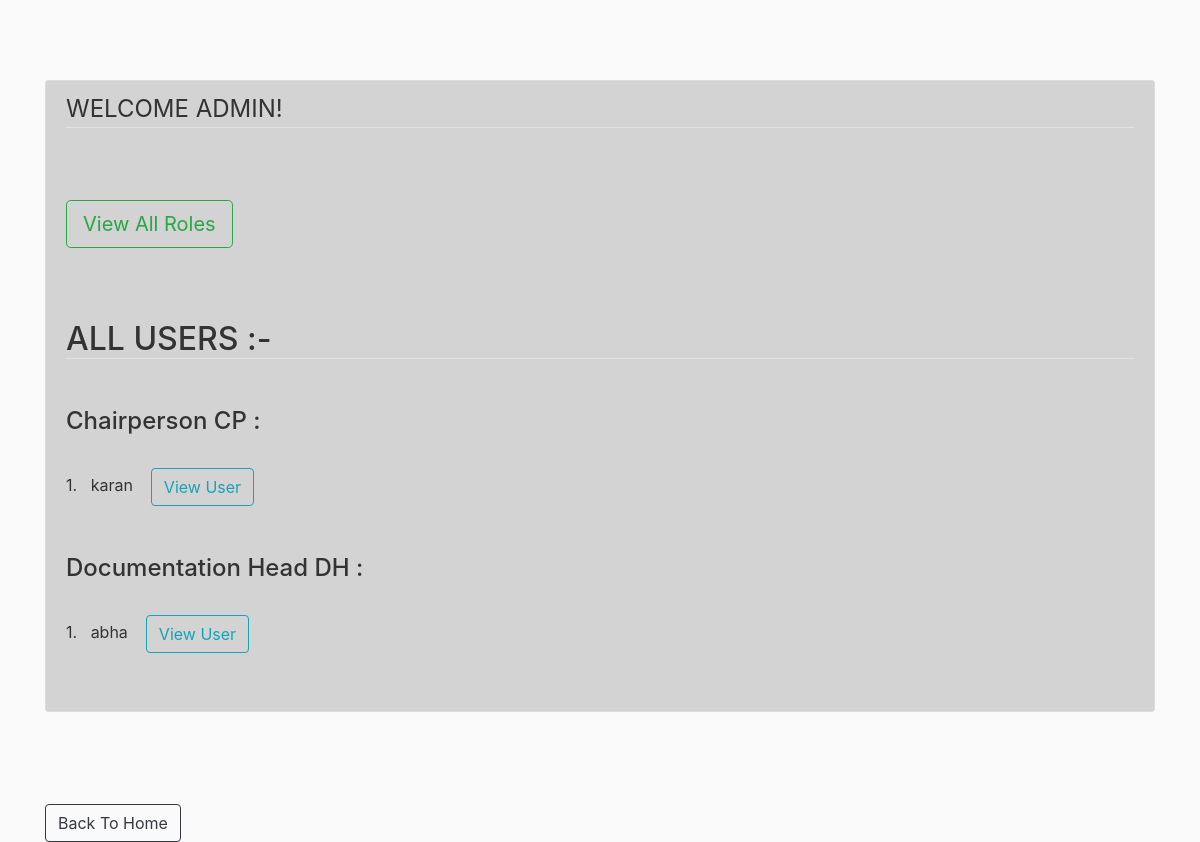
Page /admin (signed in) on the earlier database version.
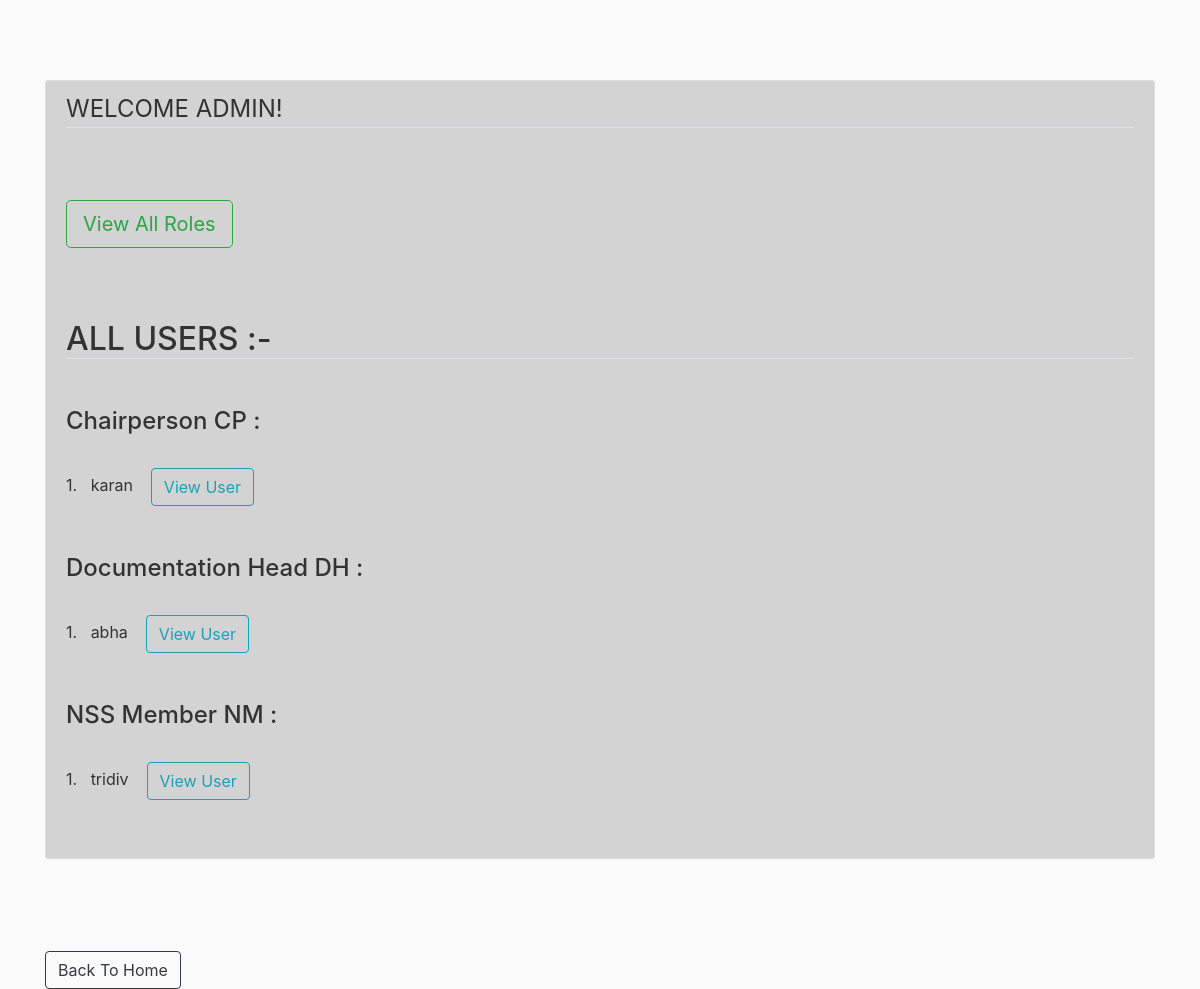
Same page on the later database version.
### rbac/models.py (models this page shows, shortened)
class User(db.Model, UserMixin):
    id = db.Column(db.Integer, primary_key=True)
    username = db.Column(db.String(120), unique=True, nullable=False)
    password = db.Column(db.String(60), nullable=False)
    roles = db.relationship('Role', secondary='user_roles')

### rbac/routes.py (the view)
@app.route("/admin")
@login_required
def admin():
    if get_role(current_user) != 'Admin':
        return redirect(url_for('home'))
    admin,cp,dh,eh,prh,tr,prt,et,nm = get_user_by_role()
    return render_template('admin.html',admin=admin,cp=cp,dh=dh,eh=eh,prh=prh,tr=tr,prt=prt,et=et,nm=nm)

### rbac/models.py (called while the page is built)
@login_manager.user_loader
def load_user(user_id):
    return User.query.get(int(user_id))

### rbac/routes.py (called while the page is built)
def get_user_by_role():
    users = User.query.all()
    admin,cp,dh,eh,prh,tr,prt,et,nm = [],[],[],[],[],[],[],[],[]
    for user in users:
        role = get_role(user)
        if role == 'Admin':
            admin.append(user)
        elif role == 'CP':
            cp.append(user)
        elif role == 'DH':
            dh.append(user)
        elif role == 'EH':
            eh.append(user)
        elif role == 'PRH':
            prh.append(user)
        elif role == 'TR':
            tr.append(user)
        elif role == 'PRT':
            prt.append(user)
        elif role == 'ET':
            et.append(user)
        elif role == 'NM':
            nm.append(user)
    return admin,cp,dh,eh,prh,tr,prt,et,nm

### rbac/templates/admin.html (shortened to what this page needs)
{% extends "layout.html" %}
{% block content %}
<div class="content-section">
<legend class="border-bottom mb-4">WELCOME ADMIN!</legend>
<br><br>
<a href="{{ url_for('all_roles') }}" class="btn btn-outline-success btn-lg">View All Roles</a><br><br>
<br><br>
<h2 class="border-bottom mb-4">ALL USERS :-</h2><br>
{% if cp %}
<h4> Chairperson CP : </h4><br>
{% for v in cp %}
   {{loop.index}}. &nbsp; {{ v.username }} &nbsp;&nbsp;&nbsp;<a class="btn btn-outline-info" href="{{ url_for('add_roles',id=v.id) }}">View User</a><br><br>
{% endfor %}
<br>
{% endif %}
{% if dh %}
<h4>Documentation Head DH : </h4><br>
{% for v in dh %}
   {{loop.index}}. &nbsp; {{ v.username }} &nbsp;&nbsp;&nbsp;<a class="btn btn-outline-info" href="{{ url_for('add_roles',id=v.id) }}">View User</a><br><br>
{% endfor %}
<br>
{% endif %}
{% if nm %}
<h4>NSS Member NM : </h4><br>
{% for v in nm %}
   {{loop.index}}. &nbsp; {{ v.username }} &nbsp;&nbsp;&nbsp;<a class="btn btn-outline-info" href="{{ url_for('add_roles',id=v.id) }}">View User</a><br><br>
{% endfor %}
<br>
{% endif %}
</div>
<br><br><br>
<a href="{{ url_for('home') }}" class="btn btn-outline-dark" >Back To Home</a>
{% endblock content %}

### rbac/templates/layout.html (shortened to what this page needs)
<!DOCTYPE html>
<html lang="en">
<head>
    <link rel="stylesheet" href="https://maxcdn.bootstrapcdn.com/bootstrap/4.0.0/css/bootstrap.min.css">
    <link rel="stylesheet" href="{{ url_for('static', filename='main.css') }}" type="text/css">
</head>
<body >
    <div class="container">
        {% block content %}
        {% endblock content %}
    </div>
</body>
</html>

### rbac/static/main.css (style rules this page uses)
body { background: #fafafa; color: #333333; margin-top: 5rem; }
.content-section { background: lightgray; padding: 10px 20px; border: 1px solid #dddddd; border-radius: 3px; margin-bottom: 20px; }

Differences in the rows shown:
added User: username "tridiv", shown under "NSS Member NM :"
Other differences:
text now shown: "NSS Member NM :"
